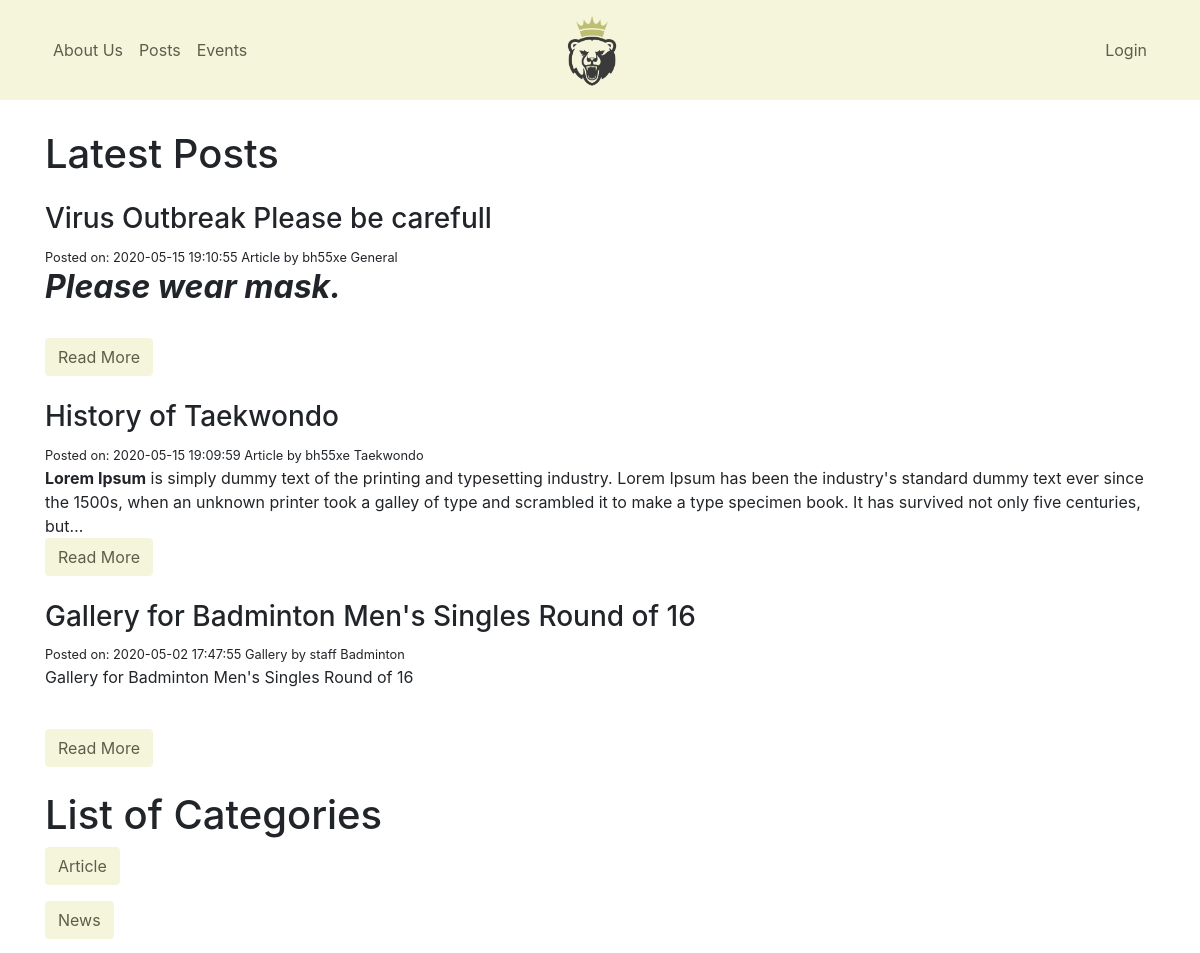
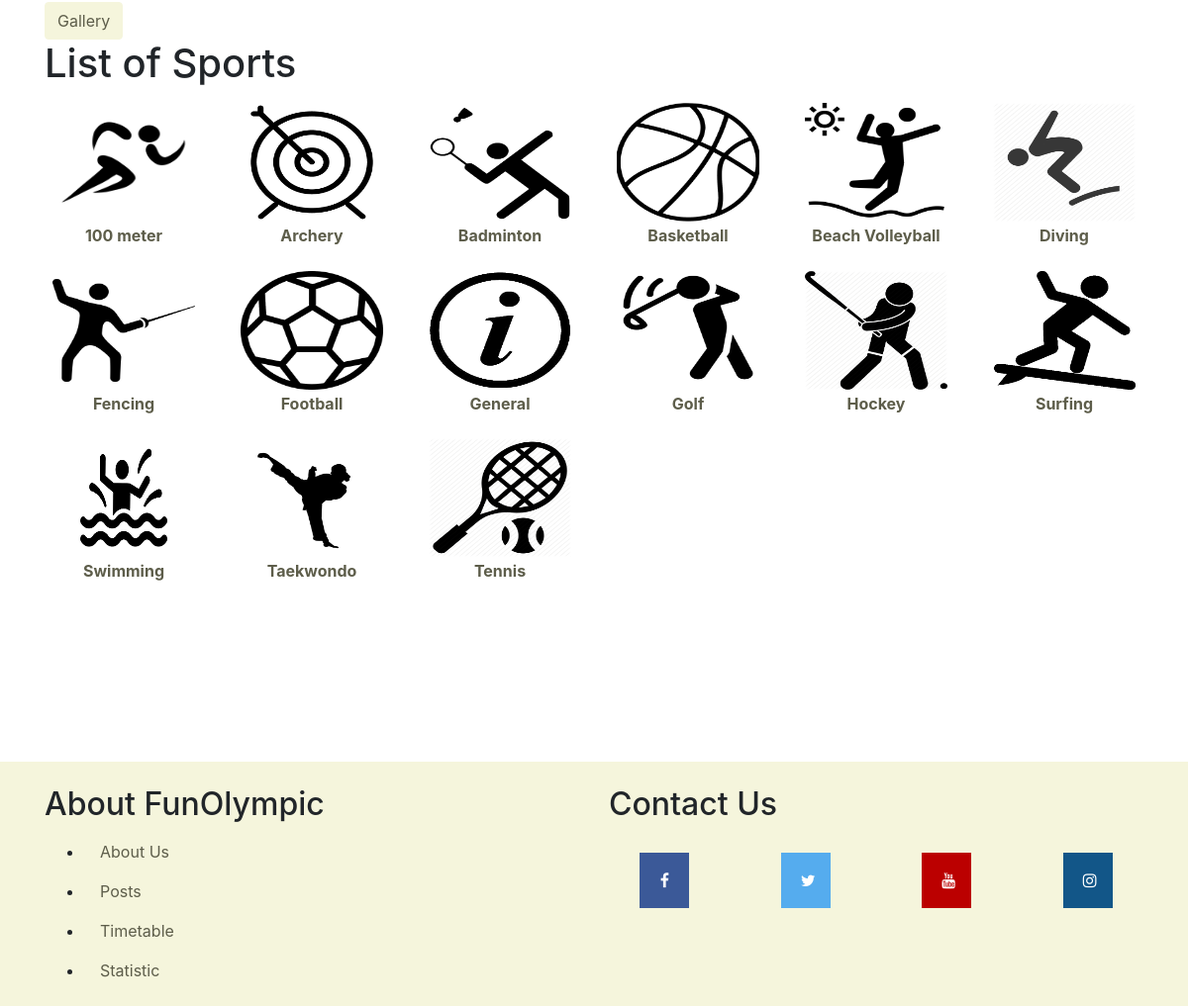
Screenshot of /index.php/posts with the database file from the repository (2 pictures, top to bottom).
### tables this page shows
CREATE TABLE `posts` (
  `id` int(11) NOT NULL,
  `category_id` int(11) NOT NULL,
  `title` varchar(255) NOT NULL,
  `slug` varchar(255) NOT NULL,
  `body` text NOT NULL,
  `created` timestamp NOT NULL DEFAULT CURRENT_TIMESTAMP,
  `user_id` int(11) NOT NULL,
  `sport_id` int(11) NOT NULL DEFAULT '1'
);

CREATE TABLE `categories` (
  `id` int(11) NOT NULL,
  `name` varchar(255) NOT NULL,
  `created_at` timestamp NOT NULL DEFAULT CURRENT_TIMESTAMP
);

CREATE TABLE `users` (
  `id` int(11) NOT NULL,
  `email` varchar(255) NOT NULL,
  `username` varchar(255) NOT NULL,
  `password` varchar(255) NOT NULL,
  `register_date` timestamp NOT NULL DEFAULT CURRENT_TIMESTAMP,
  `authority_id` int(11) NOT NULL
);

CREATE TABLE `sports` (
  `id` int(11) NOT NULL,
  `sport_name` varchar(255) NOT NULL,
  `sport_slug` varchar(255) NOT NULL,
  `sport_img` varchar(255) NOT NULL
);

### application/controllers/Posts.php (called while the page is built, shortened)
<?php
	class Posts extends CI_Controller{
    public function index(){
			$data['title'] = 'Latest Posts';
      $data['posts'] = $this->post_model->get_posts();
			$data['title2'] = 'List of Sports';
			$data['sports'] = $this->timetable_model->get_sportPost();
			$this->load->view('templates/header');
			$this->load->view('posts/index', $data);
			$this->load->view('templates/footer');
		}
	}

### index.php (called while the page is built, shortened)
<?php
require_once BASEPATH.'core/CodeIgniter.php';

### application/models/Post_model.php (called while the page is built, shortened)
<?php
	class Post_model extends CI_Model{
		public function get_posts($slug = FALSE){
			if($slug === FALSE){
				$this->db->order_by('posts.id', 'DESC');
				$this->db->join('categories','categories.id = posts.category_id');
				$this->db->join('users','users.id = posts.user_id');
				$this->db->join('sports','sports.id = posts.sport_id');
				$query = $this->db->get('posts' ,3);
				return $query->result_array();
			}
			$this->db->select('*,posts.id');
			$this->db->join('categories','categories.id = posts.category_id');
			$this->db->join('users','users.id = posts.user_id');
			$this->db->join('sports','sports.id = posts.sport_id');
			$query = $this->db->get_where('posts', array('slug' => $slug));
			return $query->row_array();
		}
}

### application/models/Timetable_model.php (called while the page is built, shortened)
<?php
	class Timetable_model extends CI_Model{
		public function get_sportPost(){
      $this->db->order_by('sport_name');
      $query = $this->db->get('sports');
      return $query->result_array();
    }
  }

### application/views/posts/index.php (the view)
<h1><?= $title ?></h1>
<?php foreach($posts as $post) : ?>
<div class="my-4">
	<h3><?php echo $post['title']; ?></h3>
		<small class="post-date">Posted on: <?php echo $post['created']; ?> <?php echo $post['name'] ?>  by <?php echo $post['username']; ?>
		<?php echo $post['sport_name']; ?></small>
			<?php echo word_limiter($post['body'], 50); ?>
			<br>
		<a class="btn btn-read" href="<?php echo site_url('posts/'.$post['slug']); ?>">Read More</a>
</div>
<?php endforeach; ?>
<h1>List of Categories</h1>
<a class="btn btn-read" href="<?php echo site_url('posts/category/1'); ?>">Article</a><p></p>
<a class="btn btn-read" href="<?php echo site_url('posts/category/2'); ?>">News</a><p></p>
<a class="btn btn-read" href="<?php echo site_url('posts/category/3'); ?>">Gallery</a>
<h1><?= $title2 ?></h1>
<ul class="sports_row row">
<?php foreach($sports as $sport) : ?>
  <li class="sports_item col-4 col-md-2">
      <a class="sports_link" href="<?php echo site_url('posts/sports/'.$sport['sport_slug']); ?>">
        <div class="sports_pic">
						<img class="image_responsive d-block" src="<?php echo site_url(); ?>assets/images/sports/<?php echo $sport['sport_img']; ?>"
					onerror="this.onerror=null;this.src='<?php echo site_url(); ?>assets/images/noimage.jpg';">
				</div>
          <h2 class="sports_title">
              <?php echo $sport['sport_name']; ?>
          </h2>
      </a>
  </li>
<?php endforeach; ?>
</ul>

### assets/css/style.css (style rules this page uses)
a.btn-read { color: rgba(0, 0, 0, .5); background-color: beige; border-color: beige; }
.image_responsive { width: 100%; max-width: 400px; height: auto; }
.sports_link { text-decoration: none; display: block; padding: 8px; height: 100%; }
.sports_row { padding: 0; list-style: none; }
.sports_title { margin-top: 4px; font-size: 1rem; text-align: center; font-weight: 700; line-height: 1.33333; word-break: keep-all; }
.sports_pic img { height: 120px; }
a { color:#5d5d4a !important; }

### rows the page displays
posts: title "Virus Outbreak Please be carefull", created "2020-05-15 19:10:55", category.name "Article", user.username "bh55xe", sport.sport_name "General", body "Please wear mask."
posts: title "History of Taekwondo", created "2020-05-15 19:09:59", category.name "Article", user.username "bh55xe", sport.sport_name "Taekwondo", body "Lorem Ipsum is simply dummy text of the printing and typesetting industry. Lorem Ipsum has been the industry's standard dummy text ever since the 1500s, when an unknown printer took a galley of type and scrambled it to make a type specimen book. It has survived not only five centuries, but…"
posts: title "Gallery for Badminton Men's Singles Round of 16", created "2020-05-02 17:47:55", category.name "Gallery", user.username "staff", sport.sport_name "Badminton", body "Gallery for Badminton Men's Singles Round of 16"
sports: sport_img (picture), sport_name "100 meter"
sports: sport_img (picture), sport_name "Archery"
sports: sport_img (picture), sport_name "Badminton"
sports: sport_img (picture), sport_name "Basketball"
sports: sport_img (picture), sport_name "Beach Volleyball"
sports: sport_img (picture), sport_name "Diving"
sports: sport_img (picture), sport_name "Fencing"
sports: sport_img (picture), sport_name "Football"
sports: sport_img (picture), sport_name "General"
sports: sport_img (picture), sport_name "Golf"
sports: sport_img (picture), sport_name "Hockey"
sports: sport_img (picture), sport_name "Surfing"
sports: sport_img (picture), sport_name "Swimming"
sports: sport_img (picture), sport_name "Taekwondo"
sports: sport_img (picture), sport_name "Tennis"

### other values shown
$title "Latest Posts"
$title2 "List of Sports"
